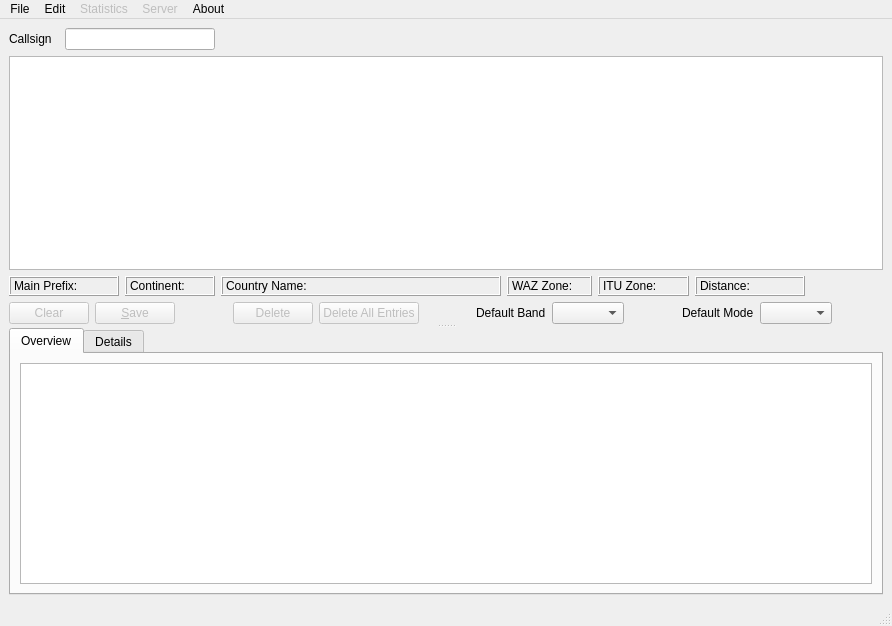
<?xml version="1.0" encoding="UTF-8"?>
<ui version="4.0">
 <author>Volker Schroer</author>
 <class>MainWindow</class>
 <widget class="QMainWindow" name="MainWindow">
  <property name="geometry">
   <rect>
    <x>0</x>
    <y>0</y>
    <width>892</width>
    <height>626</height>
   </rect>
  </property>
  <property name="sizePolicy">
   <sizepolicy hsizetype="Expanding" vsizetype="Expanding">
    <horstretch>0</horstretch>
    <verstretch>0</verstretch>
   </sizepolicy>
  </property>
  <property name="minimumSize">
   <size>
    <width>600</width>
    <height>400</height>
   </size>
  </property>
  <property name="sizeIncrement">
   <size>
    <width>15</width>
    <height>10</height>
   </size>
  </property>
  <property name="windowTitle">
   <string>LinLogBook</string>
  </property>
  <property name="windowIcon">
   <iconset>
    <normaloff/>
   </iconset>
  </property>
  <property name="animated">
   <bool>true</bool>
  </property>
  <widget class="QWidget" name="centralwidget">
   <property name="sizePolicy">
    <sizepolicy hsizetype="Expanding" vsizetype="Expanding">
     <horstretch>0</horstretch>
     <verstretch>0</verstretch>
    </sizepolicy>
   </property>
   <property name="minimumSize">
    <size>
     <width>600</width>
     <height>350</height>
    </size>
   </property>
   <layout class="QGridLayout" name="gridLayout">
    <item row="0" column="0">
     <widget class="QSplitter" name="splitter">
      <property name="orientation">
       <enum>Qt::Vertical</enum>
      </property>
      <property name="childrenCollapsible">
       <bool>false</bool>
      </property>
      <widget class="QWidget" name="layoutWidget">
       <layout class="QVBoxLayout" name="verticalLayout_2">
        <item>
         <layout class="QHBoxLayout">
          <item>
           <widget class="QLabel" name="label">
            <property name="sizePolicy">
             <sizepolicy hsizetype="Preferred" vsizetype="Fixed">
              <horstretch>0</horstretch>
              <verstretch>0</verstretch>
             </sizepolicy>
            </property>
            <property name="minimumSize">
             <size>
              <width>50</width>
              <height>20</height>
             </size>
            </property>
            <property name="text">
             <string>Callsign</string>
            </property>
            <property name="textFormat">
             <enum>Qt::PlainText</enum>
            </property>
            <property name="scaledContents">
             <bool>false</bool>
            </property>
            <property name="alignment">
             <set>Qt::AlignLeading|Qt::AlignLeft|Qt::AlignVCenter</set>
            </property>
            <property name="indent">
             <number>0</number>
            </property>
            <property name="textInteractionFlags">
             <set>Qt::NoTextInteraction</set>
            </property>
           </widget>
          </item>
          <item>
           <widget class="QLineEdit" name="findCallsign">
            <property name="maximumSize">
             <size>
              <width>150</width>
              <height>16777215</height>
             </size>
            </property>
           </widget>
          </item>
          <item>
           <spacer>
            <property name="orientation">
             <enum>Qt::Horizontal</enum>
            </property>
            <property name="sizeHint" stdset="0">
             <size>
              <width>451</width>
              <height>20</height>
             </size>
            </property>
           </spacer>
          </item>
         </layout>
        </item>
        <item>
         <widget class="EditQsoView" name="editQsoRecord">
          <property name="sizePolicy">
           <sizepolicy hsizetype="Expanding" vsizetype="MinimumExpanding">
            <horstretch>1</horstretch>
            <verstretch>1</verstretch>
           </sizepolicy>
          </property>
          <property name="minimumSize">
           <size>
            <width>500</width>
            <height>80</height>
           </size>
          </property>
          <property name="sizeIncrement">
           <size>
            <width>10</width>
            <height>1</height>
           </size>
          </property>
          <property name="baseSize">
           <size>
            <width>0</width>
            <height>0</height>
           </size>
          </property>
         </widget>
        </item>
        <item>
         <layout class="QHBoxLayout">
          <item>
           <widget class="QLabel" name="mainPrefix">
            <property name="minimumSize">
             <size>
              <width>110</width>
              <height>0</height>
             </size>
            </property>
            <property name="contextMenuPolicy">
             <enum>Qt::NoContextMenu</enum>
            </property>
            <property name="frameShape">
             <enum>QFrame::Box</enum>
            </property>
            <property name="frameShadow">
             <enum>QFrame::Raised</enum>
            </property>
            <property name="text">
             <string>Main Prefix:</string>
            </property>
            <property name="textFormat">
             <enum>Qt::PlainText</enum>
            </property>
            <property name="textInteractionFlags">
             <set>Qt::NoTextInteraction</set>
            </property>
           </widget>
          </item>
          <item>
           <widget class="QLabel" name="continent">
            <property name="minimumSize">
             <size>
              <width>90</width>
              <height>0</height>
             </size>
            </property>
            <property name="frameShape">
             <enum>QFrame::Box</enum>
            </property>
            <property name="frameShadow">
             <enum>QFrame::Raised</enum>
            </property>
            <property name="text">
             <string>Continent: </string>
            </property>
           </widget>
          </item>
          <item>
           <widget class="QLabel" name="countryName">
            <property name="minimumSize">
             <size>
              <width>280</width>
              <height>0</height>
             </size>
            </property>
            <property name="frameShape">
             <enum>QFrame::Box</enum>
            </property>
            <property name="frameShadow">
             <enum>QFrame::Raised</enum>
            </property>
            <property name="text">
             <string>Country Name:</string>
            </property>
            <property name="textFormat">
             <enum>Qt::PlainText</enum>
            </property>
            <property name="textInteractionFlags">
             <set>Qt::NoTextInteraction</set>
            </property>
           </widget>
          </item>
          <item>
           <widget class="QLabel" name="wazZone">
            <property name="minimumSize">
             <size>
              <width>85</width>
              <height>0</height>
             </size>
            </property>
            <property name="frameShape">
             <enum>QFrame::Box</enum>
            </property>
            <property name="frameShadow">
             <enum>QFrame::Raised</enum>
            </property>
            <property name="text">
             <string>WAZ Zone:</string>
            </property>
            <property name="textFormat">
             <enum>Qt::PlainText</enum>
            </property>
           </widget>
          </item>
          <item>
           <widget class="QLabel" name="ituZone">
            <property name="minimumSize">
             <size>
              <width>91</width>
              <height>0</height>
             </size>
            </property>
            <property name="frameShape">
             <enum>QFrame::Box</enum>
            </property>
            <property name="frameShadow">
             <enum>QFrame::Raised</enum>
            </property>
            <property name="text">
             <string>ITU Zone:</string>
            </property>
            <property name="textFormat">
             <enum>Qt::PlainText</enum>
            </property>
           </widget>
          </item>
          <item>
           <widget class="QLabel" name="distanceValue">
            <property name="minimumSize">
             <size>
              <width>110</width>
              <height>0</height>
             </size>
            </property>
            <property name="frameShape">
             <enum>QFrame::Box</enum>
            </property>
            <property name="frameShadow">
             <enum>QFrame::Raised</enum>
            </property>
            <property name="text">
             <string>Distance: </string>
            </property>
           </widget>
          </item>
          <item>
           <spacer>
            <property name="orientation">
             <enum>Qt::Horizontal</enum>
            </property>
            <property name="sizeHint" stdset="0">
             <size>
              <width>21</width>
              <height>20</height>
             </size>
            </property>
           </spacer>
          </item>
         </layout>
        </item>
        <item>
         <layout class="QHBoxLayout" name="horizontalLayout">
          <item>
           <widget class="QPushButton" name="clearRecord">
            <property name="enabled">
             <bool>false</bool>
            </property>
            <property name="sizePolicy">
             <sizepolicy hsizetype="Preferred" vsizetype="Fixed">
              <horstretch>0</horstretch>
              <verstretch>0</verstretch>
             </sizepolicy>
            </property>
            <property name="minimumSize">
             <size>
              <width>40</width>
              <height>20</height>
             </size>
            </property>
            <property name="sizeIncrement">
             <size>
              <width>0</width>
              <height>0</height>
             </size>
            </property>
            <property name="baseSize">
             <size>
              <width>40</width>
              <height>20</height>
             </size>
            </property>
            <property name="text">
             <string>Clear</string>
            </property>
           </widget>
          </item>
          <item>
           <widget class="QPushButton" name="saveRecord">
            <property name="enabled">
             <bool>false</bool>
            </property>
            <property name="sizePolicy">
             <sizepolicy hsizetype="Preferred" vsizetype="Fixed">
              <horstretch>0</horstretch>
              <verstretch>0</verstretch>
             </sizepolicy>
            </property>
            <property name="minimumSize">
             <size>
              <width>50</width>
              <height>20</height>
             </size>
            </property>
            <property name="maximumSize">
             <size>
              <width>16777215</width>
              <height>16777215</height>
             </size>
            </property>
            <property name="sizeIncrement">
             <size>
              <width>0</width>
              <height>0</height>
             </size>
            </property>
            <property name="baseSize">
             <size>
              <width>50</width>
              <height>20</height>
             </size>
            </property>
            <property name="text">
             <string>&amp;Save</string>
            </property>
            <property name="shortcut">
             <string>Alt+S</string>
            </property>
           </widget>
          </item>
          <item>
           <spacer>
            <property name="orientation">
             <enum>Qt::Horizontal</enum>
            </property>
            <property name="sizeHint" stdset="0">
             <size>
              <width>30</width>
              <height>20</height>
             </size>
            </property>
           </spacer>
          </item>
          <item>
           <widget class="QPushButton" name="deleteRecord">
            <property name="enabled">
             <bool>false</bool>
            </property>
            <property name="sizePolicy">
             <sizepolicy hsizetype="Preferred" vsizetype="Fixed">
              <horstretch>5</horstretch>
              <verstretch>0</verstretch>
             </sizepolicy>
            </property>
            <property name="maximumSize">
             <size>
              <width>80</width>
              <height>16777215</height>
             </size>
            </property>
            <property name="baseSize">
             <size>
              <width>50</width>
              <height>20</height>
             </size>
            </property>
            <property name="text">
             <string>Delete</string>
            </property>
           </widget>
          </item>
          <item>
           <widget class="QPushButton" name="deleteAll">
            <property name="enabled">
             <bool>false</bool>
            </property>
            <property name="minimumSize">
             <size>
              <width>100</width>
              <height>0</height>
             </size>
            </property>
            <property name="baseSize">
             <size>
              <width>100</width>
              <height>0</height>
             </size>
            </property>
            <property name="text">
             <string>Delete All Entries</string>
            </property>
           </widget>
          </item>
          <item>
           <spacer>
            <property name="orientation">
             <enum>Qt::Horizontal</enum>
            </property>
            <property name="sizeHint" stdset="0">
             <size>
              <width>30</width>
              <height>20</height>
             </size>
            </property>
           </spacer>
          </item>
          <item>
           <widget class="QLabel" name="label_2">
            <property name="sizePolicy">
             <sizepolicy hsizetype="MinimumExpanding" vsizetype="Fixed">
              <horstretch>0</horstretch>
              <verstretch>0</verstretch>
             </sizepolicy>
            </property>
            <property name="text">
             <string>Default Band</string>
            </property>
           </widget>
          </item>
          <item>
           <widget class="QComboBox" name="defaultBand"/>
          </item>
          <item>
           <spacer name="horizontalSpacer">
            <property name="orientation">
             <enum>Qt::Horizontal</enum>
            </property>
            <property name="sizeHint" stdset="0">
             <size>
              <width>40</width>
              <height>20</height>
             </size>
            </property>
           </spacer>
          </item>
          <item>
           <widget class="QLabel" name="label_3">
            <property name="sizePolicy">
             <sizepolicy hsizetype="MinimumExpanding" vsizetype="Fixed">
              <horstretch>0</horstretch>
              <verstretch>0</verstretch>
             </sizepolicy>
            </property>
            <property name="text">
             <string>Default Mode</string>
            </property>
           </widget>
          </item>
          <item>
           <widget class="QComboBox" name="defaultMode"/>
          </item>
          <item>
           <spacer>
            <property name="orientation">
             <enum>Qt::Horizontal</enum>
            </property>
            <property name="sizeHint" stdset="0">
             <size>
              <width>40</width>
              <height>20</height>
             </size>
            </property>
           </spacer>
          </item>
         </layout>
        </item>
       </layout>
      </widget>
      <widget class="QTabWidget" name="differentViews">
       <property name="currentIndex">
        <number>0</number>
       </property>
       <widget class="QWidget" name="widget">
        <attribute name="title">
         <string>Overview</string>
        </attribute>
        <layout class="QVBoxLayout" name="verticalLayout">
         <item>
          <widget class="QTableView" name="qsoList">
           <property name="sizePolicy">
            <sizepolicy hsizetype="Expanding" vsizetype="Expanding">
             <horstretch>2</horstretch>
             <verstretch>1</verstretch>
            </sizepolicy>
           </property>
           <property name="minimumSize">
            <size>
             <width>0</width>
             <height>200</height>
            </size>
           </property>
           <property name="sizeIncrement">
            <size>
             <width>10</width>
             <height>10</height>
            </size>
           </property>
           <property name="baseSize">
            <size>
             <width>580</width>
             <height>150</height>
            </size>
           </property>
           <property name="sortingEnabled">
            <bool>true</bool>
           </property>
          </widget>
         </item>
        </layout>
       </widget>
       <widget class="QWidget" name="tab2">
        <property name="enabled">
         <bool>true</bool>
        </property>
        <attribute name="title">
         <string>Details</string>
        </attribute>
        <layout class="QGridLayout" name="gridLayout_2">
         <item row="0" column="0">
          <widget class="DetailView" name="detailView" native="true"/>
         </item>
        </layout>
       </widget>
      </widget>
     </widget>
    </item>
   </layout>
  </widget>
  <widget class="QMenuBar" name="menubar">
   <property name="geometry">
    <rect>
     <x>0</x>
     <y>0</y>
     <width>892</width>
     <height>25</height>
    </rect>
   </property>
   <property name="defaultUp">
    <bool>false</bool>
   </property>
   <widget class="QMenu" name="menuAbout">
    <property name="title">
     <string>About</string>
    </property>
    <addaction name="actionAboutLinLogBook"/>
    <addaction name="actionAboutctydat"/>
    <addaction name="actionAboutQT"/>
   </widget>
   <widget class="QMenu" name="menuFile">
    <property name="statusTip">
     <string>Opens / creates Database</string>
    </property>
    <property name="title">
     <string>File</string>
    </property>
    <addaction name="actionOpenDatabase"/>
    <addaction name="actionNewDatabase"/>
    <addaction name="separator"/>
    <addaction name="actionExportforEQSLUpload"/>
    <addaction name="actionExportforLotWUpload"/>
    <addaction name="separator"/>
    <addaction name="actionPrintQSLCard"/>
    <addaction name="separator"/>
    <addaction name="actionImportAdifFile"/>
    <addaction name="actionExportAdifFile"/>
    <addaction name="separator"/>
    <addaction name="actionImportCtyDat"/>
    <addaction name="separator"/>
    <addaction name="actionSaveDatabaseDefinition"/>
    <addaction name="actionSaveViews"/>
    <addaction name="separator"/>
    <addaction name="actionQuit"/>
   </widget>
   <widget class="QMenu" name="menuSettings">
    <property name="geometry">
     <rect>
      <x>161</x>
      <y>112</y>
      <width>160</width>
      <height>176</height>
     </rect>
    </property>
    <property name="layoutDirection">
     <enum>Qt::LeftToRight</enum>
    </property>
    <property name="title">
     <string>Edit</string>
    </property>
    <addaction name="actionCreateBaseTables"/>
    <addaction name="actionDefineDatabaseFields"/>
    <addaction name="actionCreateQSOTable"/>
    <addaction name="separator"/>
    <addaction name="actionUpdateBaseTables"/>
    <addaction name="separator"/>
    <addaction name="actionQSLCardSetup"/>
    <addaction name="separator"/>
    <addaction name="actionGeneralSettings"/>
   </widget>
   <widget class="QMenu" name="menuServer">
    <property name="enabled">
     <bool>false</bool>
    </property>
    <property name="title">
     <string>Server</string>
    </property>
    <addaction name="actionStartServer"/>
    <addaction name="actionStopServer"/>
   </widget>
   <widget class="QMenu" name="menuStatistics">
    <property name="enabled">
     <bool>false</bool>
    </property>
    <property name="title">
     <string>Statistics</string>
    </property>
   </widget>
   <addaction name="menuFile"/>
   <addaction name="menuSettings"/>
   <addaction name="menuStatistics"/>
   <addaction name="menuServer"/>
   <addaction name="menuAbout"/>
  </widget>
  <widget class="QStatusBar" name="statusbar"/>
  <action name="actionOpenDatabase">
   <property name="text">
    <string>Open Database</string>
   </property>
   <property name="toolTip">
    <string>Opens an existing Database</string>
   </property>
   <property name="statusTip">
    <string>Opens an existing Database</string>
   </property>
  </action>
  <action name="actionGeneralSettings">
   <property name="text">
    <string>Preferences</string>
   </property>
   <property name="statusTip">
    <string>Make general settings</string>
   </property>
   <property name="menuRole">
    <enum>QAction::NoRole</enum>
   </property>
  </action>
  <action name="actionDefineDatabaseFields">
   <property name="enabled">
    <bool>false</bool>
   </property>
   <property name="text">
    <string>Define Database Fields</string>
   </property>
   <property name="statusTip">
    <string>Define Database Fields you want to use</string>
   </property>
  </action>
  <action name="actionImportAdifFile">
   <property name="enabled">
    <bool>false</bool>
   </property>
   <property name="text">
    <string>Import Adif File</string>
   </property>
   <property name="statusTip">
    <string>Import Data from an existig Adif File</string>
   </property>
  </action>
  <action name="actionExportAdifFile">
   <property name="enabled">
    <bool>false</bool>
   </property>
   <property name="text">
    <string>Export Adif File</string>
   </property>
   <property name="toolTip">
    <string>Export Data to File in Adif File</string>
   </property>
   <property name="statusTip">
    <string>Export Data to File in ADIF Format</string>
   </property>
  </action>
  <action name="actionAboutLinLogBook">
   <property name="text">
    <string>About LinLogBook</string>
   </property>
  </action>
  <action name="actionNewDatabase">
   <property name="text">
    <string>New Database</string>
   </property>
   <property name="toolTip">
    <string>Creates a new Database</string>
   </property>
  </action>
  <action name="actionCreateBaseTables">
   <property name="enabled">
    <bool>false</bool>
   </property>
   <property name="text">
    <string>Create Base Tables</string>
   </property>
  </action>
  <action name="actionQuit">
   <property name="text">
    <string>Quit</string>
   </property>
  </action>
  <action name="actionCreateQSOTable">
   <property name="enabled">
    <bool>false</bool>
   </property>
   <property name="text">
    <string>Create QSO Table</string>
   </property>
  </action>
  <action name="actionStartServer">
   <property name="enabled">
    <bool>true</bool>
   </property>
   <property name="text">
    <string>Start Server</string>
   </property>
   <property name="toolTip">
    <string>Starts LinLogBook as Server</string>
   </property>
  </action>
  <action name="actionStopServer">
   <property name="enabled">
    <bool>false</bool>
   </property>
   <property name="text">
    <string>Stop Server</string>
   </property>
   <property name="toolTip">
    <string>Stop LinLogBook Server</string>
   </property>
  </action>
  <action name="actionGenerateAdif">
   <property name="enabled">
    <bool>false</bool>
   </property>
   <property name="text">
    <string>Generate ADIF File  of unconfirmed qsos</string>
   </property>
   <property name="toolTip">
    <string>Generate ADIF File  of unconfirmed qsos and mark qsos as confirmed</string>
   </property>
  </action>
  <action name="actionSaveDatabaseDefinition">
   <property name="enabled">
    <bool>false</bool>
   </property>
   <property name="text">
    <string>Save Database Definition</string>
   </property>
   <property name="toolTip">
    <string>Save Database Definition to File</string>
   </property>
  </action>
  <action name="actionExport_QSO_Data_for_ADIF_Upload">
   <property name="text">
    <string>Export QSO Data for ADIF Upload</string>
   </property>
  </action>
  <action name="actionExportforEQSLUpload">
   <property name="enabled">
    <bool>false</bool>
   </property>
   <property name="text">
    <string>Export for EQSL Upload</string>
   </property>
   <property name="toolTip">
    <string>Export QSO Data  for EQSL Upload</string>
   </property>
   <property name="visible">
    <bool>false</bool>
   </property>
  </action>
  <action name="actionUpdateBaseTables">
   <property name="enabled">
    <bool>false</bool>
   </property>
   <property name="text">
    <string>Update Base Tables</string>
   </property>
  </action>
  <action name="actionImportCtyDat">
   <property name="enabled">
    <bool>false</bool>
   </property>
   <property name="text">
    <string>Import cty.dat</string>
   </property>
  </action>
  <action name="actionShowStatistic">
   <property name="text">
    <string>Show Statistic</string>
   </property>
   <property name="toolTip">
    <string>Counts qsos for Country Band Modes</string>
   </property>
  </action>
  <action name="actionAboutctydat">
   <property name="text">
    <string>About cty.dat</string>
   </property>
  </action>
  <action name="actionAboutQT">
   <property name="text">
    <string>About QT</string>
   </property>
  </action>
  <action name="actionDefine_Database_Tables">
   <property name="text">
    <string>Define Database Tables</string>
   </property>
  </action>
  <action name="actionSaveViews">
   <property name="enabled">
    <bool>false</bool>
   </property>
   <property name="text">
    <string>Save Views</string>
   </property>
  </action>
  <action name="actionPrintQSLCard">
   <property name="enabled">
    <bool>false</bool>
   </property>
   <property name="text">
    <string>Print QSL Card</string>
   </property>
   <property name="visible">
    <bool>false</bool>
   </property>
  </action>
  <action name="actionQSLCardSetup">
   <property name="enabled">
    <bool>false</bool>
   </property>
   <property name="text">
    <string>QSL Card Setup</string>
   </property>
  </action>
  <action name="actionExportforLotWUpload">
   <property name="enabled">
    <bool>false</bool>
   </property>
   <property name="text">
    <string>Export for LotW</string>
   </property>
   <property name="toolTip">
    <string>Exports Data in ADIF format for LotW upload</string>
   </property>
   <property name="visible">
    <bool>false</bool>
   </property>
  </action>
 </widget>
 <customwidgets>
  <customwidget>
   <class>EditQsoView</class>
   <extends>QTableView</extends>
   <header>editqsoview.h</header>
  </customwidget>
  <customwidget>
   <class>DetailView</class>
   <extends>QWidget</extends>
   <header>detailview.h</header>
   <container>1</container>
  </customwidget>
 </customwidgets>
 <tabstops>
  <tabstop>findCallsign</tabstop>
  <tabstop>saveRecord</tabstop>
  <tabstop>deleteRecord</tabstop>
  <tabstop>clearRecord</tabstop>
 </tabstops>
 <resources/>
 <connections/>
</ui>
